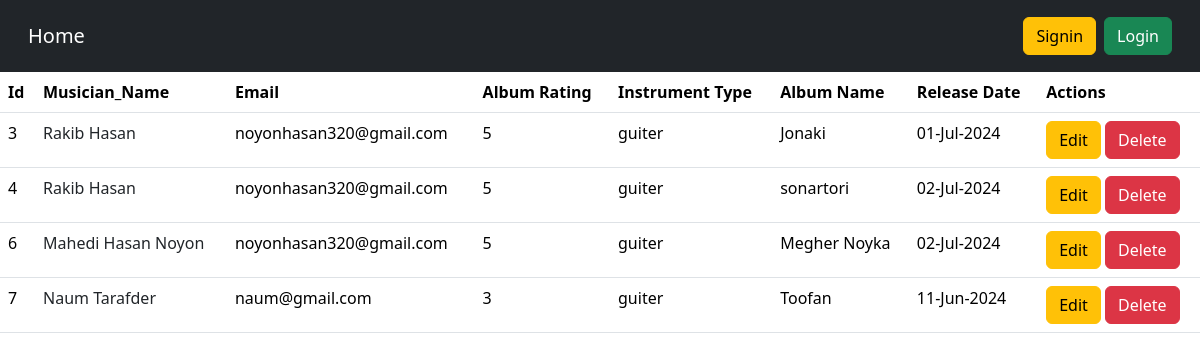
The page / on the database its author committed.
### Album/models.py (models this page shows, shortened)
class AlbumModel(models.Model):
    Album_name = models.CharField(max_length=255)
    musician = models.ForeignKey(MusicianModel, on_delete=models.CASCADE)
    release_date = models.DateField(default=date.today)
    rating = models.IntegerField(choices=[(i, i) for i in range(1, 6)])

### Musician/models.py (models this page shows, shortened)
class MusicianModel(models.Model):
    first_name = models.CharField(max_length=100)
    last_name = models.CharField(max_length=100)
    email = models.EmailField()
    phone_number = models.CharField(max_length=20)
    instrument_type = models.CharField(max_length=100)

### Musician/views.py (the view)
# urls.py: path('',views.listview.as_view(),name='listview'),
class listview(ListView):
    model=AlbumModel
    template_name='list_view.html'
    context_object_name = 'Albums'

### Album/templates/list_view.html
{% extends "base.html" %}
{% block content %}
<table class="table">
    <thead>
      <tr>
        <th scope="col">Id</th>
        <th scope="col">Musician_Name</th>
        <th scope="col">Email</th>
        <th scope="col">Album Rating</th>
        <th scope="col">Instrument Type</th>
        <th scope="col">Album Name</th>
        <th scope="col">Release Date</th>
        <th scope="col">Actions</th>
      </tr>
    </thead>
    <tbody>
        {% for Album in Albums %}
        <tr>
          <td>{{ Album.id }}</td>
          <td><a class=" text-decoration-none text-dark" href="{% url 'edit_musician' Album.musician.id %}">{{Album.musician.first_name }} {{Album.musician.last_name }}</a></td>
          <td>{{ Album.musician.email }}</td>
          <td>{{ Album.rating }}</td>
          <td>{{ Album.musician.instrument_type }}</td>
          <td>{{ Album.Album_name }}</td>
          <td>{{ Album.release_date|date:"d-M-Y" }}</td>
           <td>
            <a class="btn btn-warning" href="{% url 'editAlbum' Album.id %}">Edit</a>
            <a class="btn btn-danger" href="{% url 'deleteAlbum' Album.id %}">Delete</a>
          </td>
        </tr>
        {% endfor %}
    </tbody>
  </table>
{% endblock  %}

### templates/base.html (shortened to what this page needs)
<!doctype html>
<html lang="en">
  <head>
    <link href="https://cdn.jsdelivr.net/npm/bootstrap@5.3.3/dist/css/bootstrap.min.css" rel="stylesheet">
  </head>
  <body>
    <nav class="navbar navbar-expand-lg bg-dark p-3">
        <div class="container-fluid">
          <a class="navbar-brand text-white" href="{% url "listview" %}">Home</a>
          <div class="collapse navbar-collapse" id="navbarSupportedContent">
            <form class="d-flex" role="search">
              {% if request.user.is_authenticated %}
              <a href="{% url "profile" %}" class="btn btn-warning mx-2" type="submit">Profile</a>
              <a href="{% url "logouts" %}" class="btn btn-danger mx-2" type="submit">Logout</a>
             {% comment %} <form action="{% url "logouts" %}">
              {% csrf_token %}
              <button type="submit">Logout</button>
             </form> {% endcomment %}
              {% else %}
              <a href="{% url "signin" %}" class="btn btn-warning mx-2" type="submit">Signin</a>
              <a href="{% url "login" %}" class="btn btn-success" type="submit">Login</a>
              {% endif %}
            </form>
          </div>
        </div>
      </nav>
    {% block content %}
    {% endblock  %}
  </body>
</html>

### rows shown on the page
AlbumModel: id "3", musician.first_name "Rakib", musician.last_name "Hasan", musician.email "noyonhasan320@gmail.com", rating "5", musician.instrument_type "guiter", Album_name "Jonaki", release_date "01-Jul-2024"
AlbumModel: id "4", musician.first_name "Rakib", musician.last_name "Hasan", musician.email "noyonhasan320@gmail.com", rating "5", musician.instrument_type "guiter", Album_name "sonartori", release_date "02-Jul-2024"
AlbumModel: id "6", musician.first_name "Mahedi Hasan", musician.last_name "Noyon", musician.email "noyonhasan320@gmail.com", rating "5", musician.instrument_type "guiter", Album_name "Megher Noyka", release_date "02-Jul-2024"
AlbumModel: id "7", musician.first_name "Naum", musician.last_name "Tarafder", musician.email "naum@gmail.com", rating "3", musician.instrument_type "guiter", Album_name "Toofan", release_date "11-Jun-2024"
